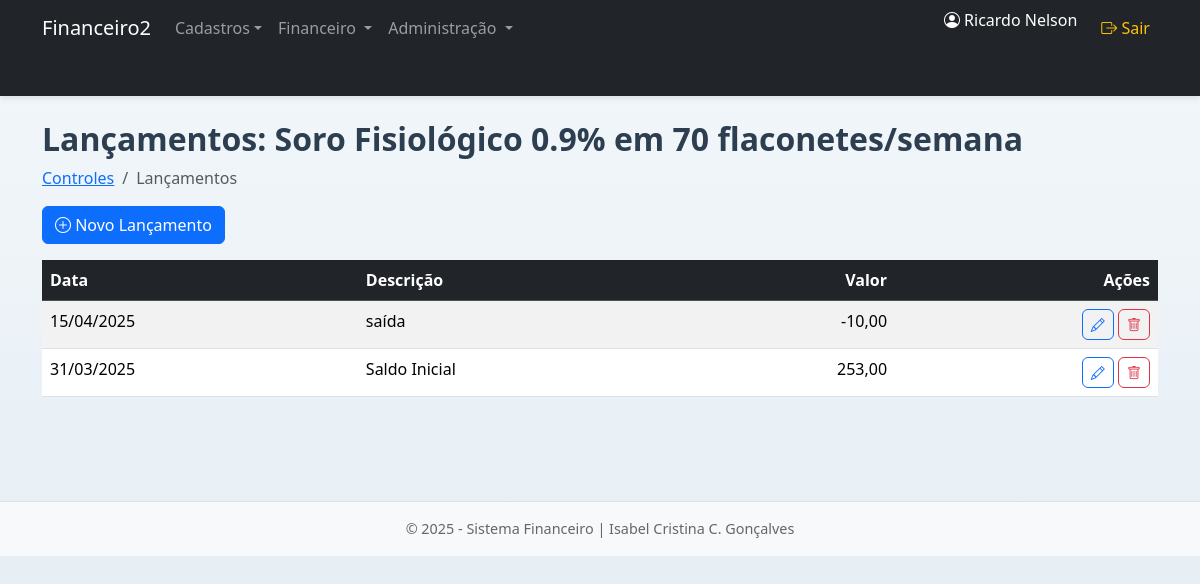
The page /public/index.php?path=controle_lancamentos&controle_id=1 (signed in) on the database its author committed.
### tables this page shows
CREATE TABLE `controle` (
  `id` int NOT NULL AUTO_INCREMENT,
  `descricao` varchar(100) NOT NULL,
  `ativo` tinyint(1) DEFAULT '1',
  `grupo_id` int DEFAULT NULL,
  PRIMARY KEY (`id`),
  KEY `grupo_id` (`grupo_id`),
  CONSTRAINT `controle_ibfk_1` FOREIGN KEY (`grupo_id`) REFERENCES `grupo_controle` (`id`) ON DELETE SET NULL
);

CREATE TABLE `lancamentos` (
  `id` int NOT NULL AUTO_INCREMENT,
  `controle_id` int DEFAULT NULL,
  `data` date NOT NULL,
  `descricao` varchar(100) NOT NULL,
  `valor` decimal(12,2) NOT NULL,
  PRIMARY KEY (`id`),
  KEY `controle_id` (`controle_id`),
  CONSTRAINT `lancamentos_ibfk_1` FOREIGN KEY (`controle_id`) REFERENCES `controle` (`id`) ON DELETE CASCADE
);

### controllers/ControleController.php (called while the page is built, shortened)
<?php
function lancamentos_por_controle($pdo) {
    $id = $_GET['controle_id'];
    $model = new Controle($pdo);
    $controle = $model->buscarControlePorId($id);
    $lancamentos = $model->listarLancamentos($id);
    include __DIR__ . '/../views/layout.php';
}

### public/index.php (called while the page is built, shortened)
<?php
require_once '../routes/web.php';
?>

### config/autoload.php (called while the page is built, shortened)
<?php
spl_autoload_register(function ($classe) {
    $pastas = ['../models/', '../controllers/'];
    foreach ($pastas as $pasta) {
        $arquivo = $pasta . $classe . '.php';
        if (file_exists($arquivo)) {
            return;
        }
    }
});

### models/Controle.php (called while the page is built, shortened)
<?php
class Controle {
    private $pdo;
    public function __construct($pdo) {
        $this->pdo = $pdo;
    }
    public function buscarControlePorId($id) {
        $stmt = $this->pdo->prepare("SELECT * FROM controle WHERE id = ?");
        $stmt->execute([$id]);
        return $stmt->fetch();
    }
    public function listarLancamentos($controle_id) {
        $stmt = $this->pdo->prepare("SELECT * FROM lancamentos WHERE controle_id = ? ORDER BY data DESC");
        $stmt->execute([$controle_id]);
        return $stmt->fetchAll();
    }
}

### views/controle/lancamento/index.php (the view)
<h2>Lançamentos: <?= htmlspecialchars($controle['descricao']) ?></h2>
<nav aria-label="breadcrumb">
  <ol class="breadcrumb">
    <li class="breadcrumb-item"><a href="?path=controle">Controles</a></li>
    <li class="breadcrumb-item active" aria-current="page">Lançamentos</li>
  </ol>
</nav>
<a href='?path=controle_novo_lancamento&controle_id=<?= $controle['id'] ?>' class='btn btn-primary mb-3'>
  <i class="bi bi-plus-circle"></i> Novo Lançamento
</a>
<table class="table datatable table-striped table-hover">
  <thead class="table-dark">
    <tr>
      <th>Data</th>
      <th>Descrição</th>
      <th class="text-end">Valor</th>
      <th class="text-end">Ações</th>
    </tr>
  </thead>
  <tbody>
    <?php foreach ($lancamentos as $l): ?>
    <tr>
      <td><?= date('d/m/Y', strtotime($l['data'])) ?></td>
      <td><?= htmlspecialchars($l['descricao']) ?></td>
      <td class="text-end"><?= number_format($l['valor'], 2, ',', '.') ?></td>
      <td class="text-end">
        <a href='?path=controle_editar_lancamento&id=<?= $l['id'] ?>&controle_id=<?= $controle['id'] ?>' class='btn btn-sm btn-outline-primary'>
          <i class="bi bi-pencil"></i>
        </a>
        <a href='?path=controle_excluir_lancamento&id=<?= $l['id'] ?>&ctrl=<?= $controle['id'] ?>' class='btn btn-sm btn-outline-danger' onclick="return confirm('Excluir lançamento?')">
          <i class="bi bi-trash"></i>
        </a>
      </td>
    </tr>
    <?php endforeach; ?>
  </tbody>
</table>

### public/assets/css/style.css (style rules this page uses)
body { background: linear-gradient(to bottom, #f3f7fa, #e2ecf3); min-height: 100vh; margin: 0; font-family: "Segoe UI", Tahoma, Geneva, Verdana, sans-serif; }
h2 { font-weight: 600; color: #2c3e50; }
.btn { border-radius: 6px; }
.btn-outline-primary, .btn-outline-danger { transition: all 0.2s ease-in-out; }

### rows shown on the page
controle: descricao "Soro Fisiológico 0.9% em 70 flaconetes/semana"
lancamentos: data "15/04/2025", descricao "saída", valor "-10,00"
lancamentos: data "31/03/2025", descricao "Saldo Inicial", valor "253,00"

### other values the page prints
$_SESSION['usuario_nome'] "Ricardo Nelson"
